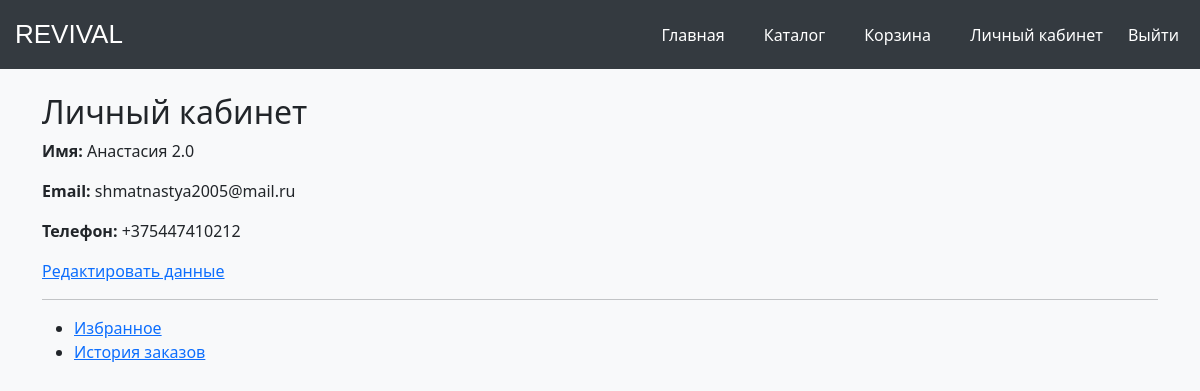
/profile/ (signed in), run on the app's committed database.
### accounts/models.py (models this page shows, shortened)
class User(AbstractUser):
    phone = models.CharField(
        max_length=13,
        blank=True,
        validators=[phone_validator]
    )

### accounts/views.py (the view)
# urls.py: path('profile/', views.profile, name='profile'),
def profile(request):
    return render(request, 'profile.html')

### templates/profile.html
{% extends 'base.html' %}
{% block content %}
<h2>Личный кабинет</h2>
<p><strong>Имя:</strong> {{ request.user.first_name }}</p>
<p><strong>Email:</strong> {{ request.user.email }}</p>
<p><strong>Телефон:</strong> {{ request.user.phone }}</p>
<a href="{% url 'profile_edit' %}">Редактировать данные</a>
<hr>
<ul>
    <li><a href="/favorites/">Избранное</a></li>
    <li><a href="/orders/">История заказов</a></li>
</ul>
{% endblock %}

### templates/base.html (style rules this page uses)
body { background: #f8f9fa; }

### data on the page
User: user.first_name "Анастасия 2.0", user.email "shmatnastya2005@mail.ru", user.phone "+375447410212"
